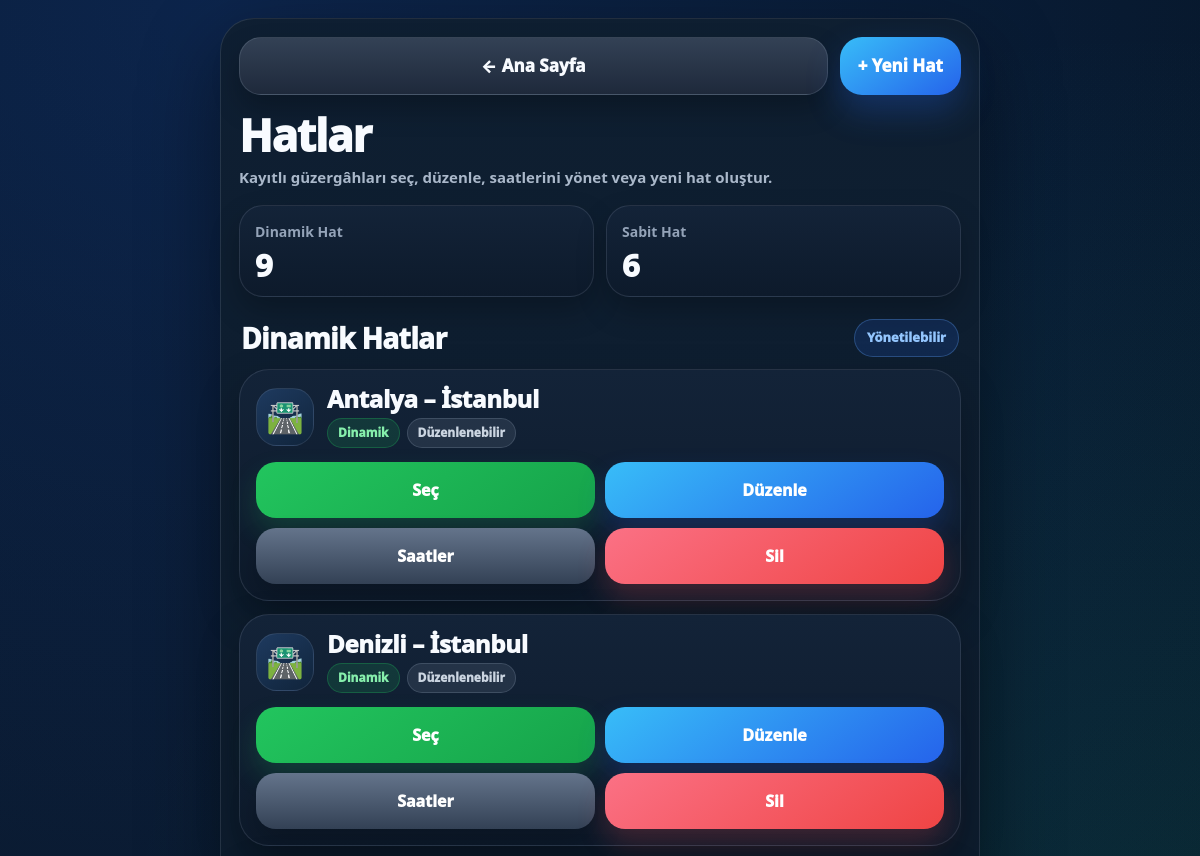
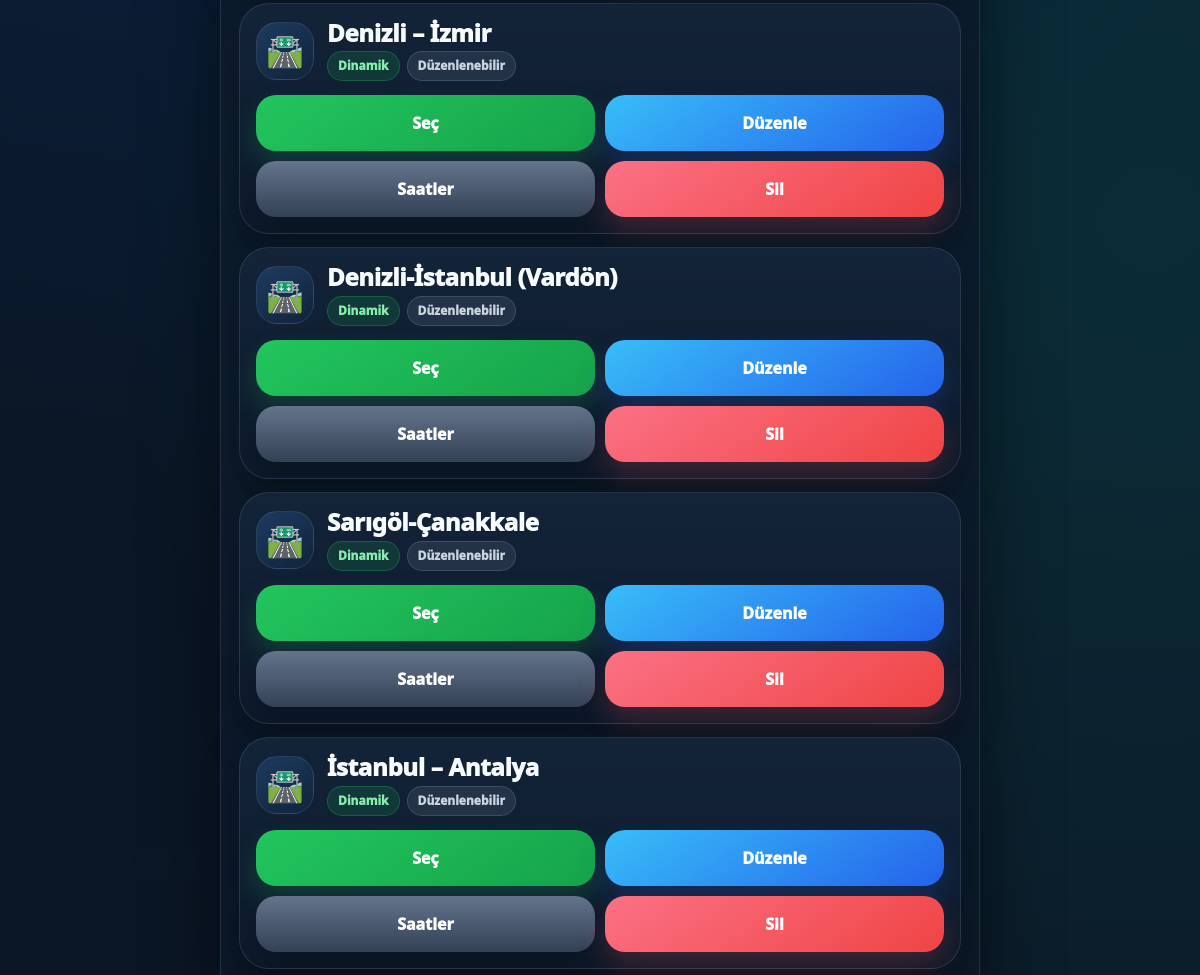
The page /hatlar (signed in, upper part) on the database as committed earlier (2 pictures, top to bottom).
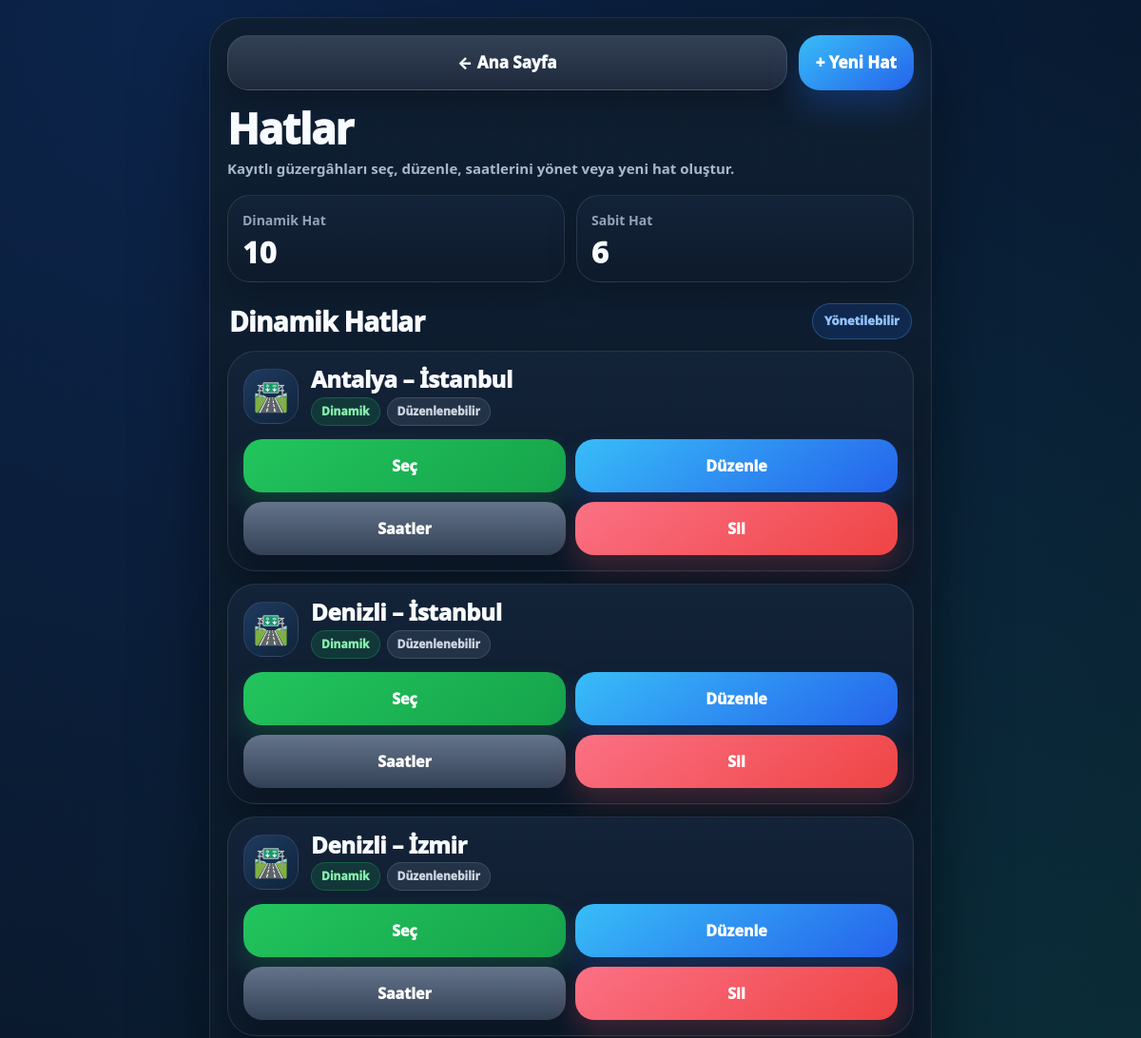
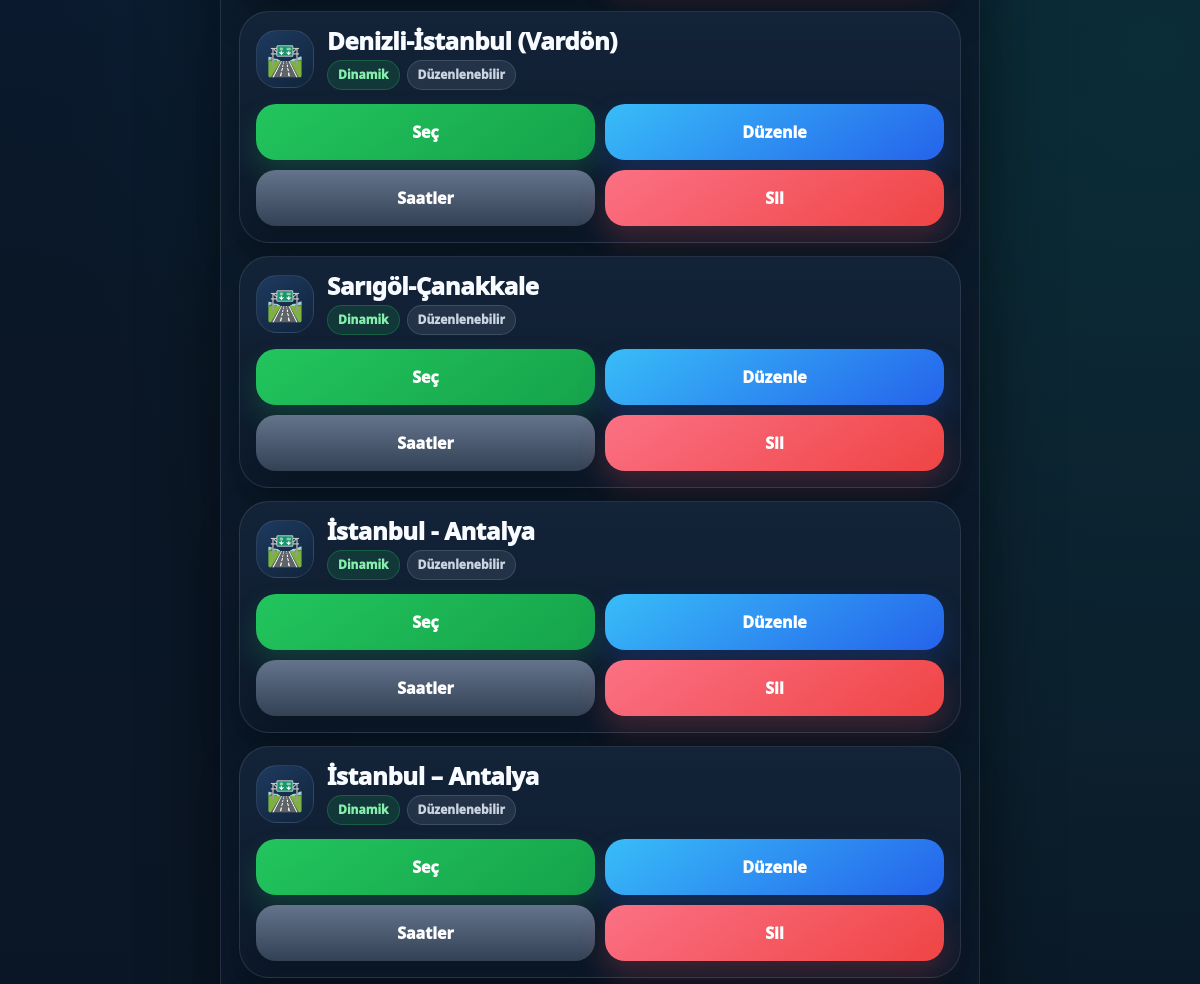
The same page on the database as committed later (2 pictures, top to bottom).
### tables this page shows
CREATE TABLE routes(
            id INTEGER PRIMARY KEY,
            name TEXT UNIQUE,
            stops TEXT           -- JSON list (["Durak1","Durak2",...])
        );

### modules/routes_panel.py (the view)
    def routes_list():
        db = get_db()
        rows = db.execute("SELECT id, name FROM routes ORDER BY name").fetchall()
        db_names = {r["name"] for r in rows}
        builtin_routes = []
        for name in ROUTE_STOPS.keys():
            builtin_routes.append({
                "name": name,
                "overridden": name in db_names,
                "edit_url": url_for("builtin_route_edit", name=name),
            })
        return render_template("routes_list.html", routes=rows, builtin_routes=builtin_routes)

### app.py (called while the page is built)
def ensure_admin_profile_table(db):
    db.execute("""
        CREATE TABLE IF NOT EXISTS admin_profile(
            id INTEGER PRIMARY KEY CHECK(id=1),
            full_name TEXT NOT NULL DEFAULT '',
            phone TEXT NOT NULL DEFAULT '',
            photo_path TEXT NOT NULL DEFAULT '',
            created_at TEXT NOT NULL DEFAULT (datetime('now','localtime')),
            updated_at TEXT NOT NULL DEFAULT (datetime('now','localtime'))
        )
    """)

def get_admin_profile():
    db = get_db()
    ensure_admin_profile_table(db)
    row = db.execute("""
        SELECT id, full_name, phone, photo_path, created_at, updated_at
        FROM admin_profile
        WHERE id=1
    """).fetchone()
    if not row:
        return None
    return {
        "id": row["id"],
        "full_name": row["full_name"] or "",
        "phone": row["phone"] or "",
        "photo_path": row["photo_path"] or "",
        "created_at": row["created_at"],
        "updated_at": row["updated_at"],
    }

def admin_profile_exists():
    prof = get_admin_profile()
    return bool(prof and prof.get("full_name"))

@app.context_processor
def inject_admin_profile():
    try:
        return {"admin_profile": get_admin_profile()}
    except Exception:
        return {"admin_profile": None}

def get_db() -> sqlite3.Connection:
    if "db" not in g:
        g.db = sqlite3.connect(DB_PATH)
        g.db.row_factory = sqlite3.Row
        g.db.execute("PRAGMA foreign_keys=ON;")
        g.db.execute("PRAGMA journal_mode=WAL;")
    return g.db

def settings_get(key: str, default=None):
    row = get_db().execute("SELECT value FROM settings WHERE key=?", (key,)).fetchone()
    if not row:
        return default
    raw = row["value"]
    try:
        return json.loads(raw)
    except Exception:
        return raw

def get_active_trip() -> Optional[int]:
    row = get_db().execute("SELECT active_trip_id FROM app_state WHERE id=1").fetchone()
    return row["active_trip_id"] if row else None

def get_active_trip_row():
    tid = get_active_trip()
    if not tid:
        return None
    return get_db().execute("SELECT * FROM trips WHERE id=?", (tid,)).fetchone()

def issue_csrf() -> str:
    token = secrets.token_urlsafe(32)
    session["csrf_token"] = token
    return token

def get_csrf() -> str:
    tok = session.get("csrf_token")
    if not tok:
        tok = issue_csrf()
    return tok

def is_excluded_path(path: str) -> bool:
    return any(path == x or path.startswith(x + "/") for x in EXCLUDE_PREFIXES)

### templates/routes_list.html (shortened to what this page needs)
{% extends "base.html" %}
{% block content %}
<link rel="stylesheet" href="/static/style.css">
<main class="routes-shell">
  <div class="routes-top">
    <a class="top-btn home" href="{{ url_for('index') }}">← Ana Sayfa</a>
    <a class="top-btn new" href="{{ url_for('add_route') }}">+ Yeni Hat</a>
  </div>
  <section class="routes-hero">
    <h1>Hatlar</h1>
    <p>Kayıtlı güzergâhları seç, düzenle, saatlerini yönet veya yeni hat oluştur.</p>
  </section>
  <section class="summary-grid">
    <div class="summary-card">
      <div class="summary-label">Dinamik Hat</div>
      <div class="summary-value">{{ routes|length }}</div>
    </div>
    <div class="summary-card">
      <div class="summary-label">Sabit Hat</div>
      <div class="summary-value">{{ builtin_routes|length }}</div>
    </div>
  </section>
  <div class="section-head">
    <h2>Dinamik Hatlar</h2>
    <span class="section-pill">Yönetilebilir</span>
  </div>
  <section class="routes-list">
    {% for r in routes %}
      <article class="route-card">
        <div class="route-main">
          <div class="route-icon">🛣️</div>
          <div>
            <div class="route-name">{{ r.name }}</div>
            <div class="route-sub">
              <span class="badge dynamic">Dinamik</span>
              <span class="badge fixed">Düzenlenebilir</span>
            </div>
          </div>
        </div>
        <div class="route-actions dynamic-actions">
          <button class="action-btn select" type="button" onclick="setRoute({{ r.name | tojson }})">Seç</button>
          <a class="action-link edit" href="{{ url_for('route_edit', rid=r.id) }}">Düzenle</a>
          <a class="action-link time" href="{{ url_for('route_schedule_edit', rid=r.id) }}">Saatler</a>
          <form class="delete-form" method="post" action="{{ url_for('route_delete', rid=r.id) }}"
                onsubmit="return confirm('Bu hattı silmek istiyor musun?')">
            <button class="action-btn delete" type="submit">Sil</button>
          </form>
        </div>
      </article>
    {% else %}
      <div class="empty-card">
        Henüz kayıtlı dinamik hat yok. “+ Yeni Hat” ile ilk hattını oluşturabilirsin.
      </div>
    {% endfor %}
  </section>
</main>
{% endblock %}

### templates/base.html (shortened to what this page needs)
<!doctype html>
<html lang="tr">
<head>
  <link rel="stylesheet" href="{{ url_for('static', filename='vendor/bootstrap/bootstrap.min.css') }}">
  <link rel="stylesheet" href="{{ url_for('static', filename='vendor/icons.css') }}">
  <link rel="stylesheet" href="{{ url_for('static', filename='css/style.css', v='3') }}">
</head>
<body>
  {% block content %}{% endblock %}
</body>
</html>

### templates/routes_list.html (style rules this page uses)
* { box-sizing:border-box; -webkit-tap-highlight-color:transparent; }
body { background: radial-gradient(circle at 18% 0%, rgba(37,99,235,.20), transparent 34%), radial-gradient(circle at 96% 28%, rgba(20,184,166,.14), transparent 35%), linear-gradient(180deg,#061524,#0b1726 45%,#08111d) !important; color:#eaf2ff; font-family:system-ui,-apple-system,"Segoe UI",Roboto,Arial,sans-serif; }
.routes-shell { width:min(94vw,760px); margin:18px auto 34px; padding:18px; border-radius:34px; background:linear-gradient(180deg,rgba(15,31,49,.96),rgba(8,20,34,.96)); border:1px solid rgba(148,163,184,.18); box-shadow:0 28px 80px rgba(0,0,0,.42); }
.routes-top { display:grid; grid-template-columns:1fr auto; gap:12px; align-items:center; margin-bottom:18px; }
.top-btn { min-height:58px; border-radius:22px; padding:0 18px; display:flex; align-items:center; justify-content:center; text-decoration:none; border:1px solid rgba(148,163,184,.22); color:#f8fbff; font-size:17px; font-weight:950; box-shadow:0 14px 28px rgba(0,0,0,.24); }
.top-btn.home { background:linear-gradient(180deg,#334155,#1e293b); }
.top-btn.new { background:linear-gradient(145deg,#38bdf8,#2563eb); border:0; color:#fff; box-shadow:0 16px 34px rgba(37,99,235,.28); }
.routes-hero { margin-bottom:18px; }
.routes-hero h1 { margin:0; color:#f8fbff; font-size:44px; line-height:1; font-weight:950; letter-spacing:-1.2px; }
.routes-hero p { margin:10px 0 0; color:#aab8ca; font-size:15px; line-height:1.35; font-weight:800; }
.summary-grid { display:grid; grid-template-columns:1fr 1fr; gap:12px; margin-bottom:18px; }
.summary-card { min-height:88px; border-radius:24px; padding:15px; background:linear-gradient(180deg,#132338,#0d1a2b); border:1px solid rgba(148,163,184,.18); box-shadow:0 14px 30px rgba(0,0,0,.24); }
.summary-label { color:#94a3b8; font-size:14px; font-weight:900; }
.summary-value { margin-top:8px; color:#f8fbff; font-size:31px; line-height:1; font-weight:950; }
.section-head { display:flex; align-items:center; justify-content:space-between; gap:10px; margin:22px 2px 12px; }
.section-head h2 { margin:0; color:#f8fbff; font-size:28px; line-height:1; font-weight:950; letter-spacing:-.6px; }
.section-pill { padding:8px 12px; border-radius:999px; background:rgba(37,99,235,.16); border:1px solid rgba(96,165,250,.30); color:#93c5fd; font-size:13px; font-weight:950; white-space:nowrap; }
.routes-list { display:grid; gap:13px; }
.route-card { border-radius:30px; padding:16px; background:linear-gradient(180deg,#132338,#0d1a2b); border:1px solid rgba(148,163,184,.18); box-shadow:0 18px 42px rgba(0,0,0,.28); }
.route-main { display:grid; grid-template-columns:58px 1fr; gap:13px; align-items:center; margin-bottom:14px; }
.route-icon { width:58px; height:58px; border-radius:21px; display:grid; place-items:center; background:linear-gradient(145deg,#1e3a5f,#10243b); border:1px solid rgba(148,163,184,.18); font-size:30px; }
.route-name { color:#f8fbff; font-size:24px; line-height:1.08; font-weight:950; letter-spacing:-.3px; word-break:break-word; }
.route-sub { margin-top:6px; display:flex; flex-wrap:wrap; gap:7px; align-items:center; }
.badge { display:inline-flex; align-items:center; min-height:30px; padding:0 10px; border-radius:999px; font-size:12px; font-weight:950; }
.badge.dynamic { background:rgba(34,197,94,.14); border:1px solid rgba(34,197,94,.28); color:#86efac; }
.badge.fixed { background:rgba(148,163,184,.14); border:1px solid rgba(148,163,184,.24); color:#cbd5e1; }
.route-actions { display:grid; gap:10px; }
.route-actions.dynamic-actions { grid-template-columns:1fr 1fr; }
.action-link, .action-btn { width:100%; min-height:56px; border:0; border-radius:20px; padding:0 12px; display:flex; align-items:center; justify-content:center; text-align:center; text-decoration:none; font-family:inherit; font-size:16px; font-weight:950; line-height:1; cursor:pointer; color:#fff; }
.action-link.select, .action-btn.select { background:linear-gradient(145deg,#22c55e,#16a34a); box-shadow:0 14px 28px rgba(34,197,94,.20); }
.action-link.edit { background:linear-gradient(145deg,#38bdf8,#2563eb); box-shadow:0 14px 28px rgba(37,99,235,.22); }
.action-link.time { background:linear-gradient(180deg,#64748b,#334155); box-shadow:0 14px 28px rgba(0,0,0,.20); }
.action-btn.delete { background:linear-gradient(145deg,#fb7185,#ef4444); box-shadow:0 14px 28px rgba(239,68,68,.22); }
.delete-form { margin:0; width:100%; }

Rows that differ between the two databases and show on the page:
added routes: name "İstanbul - Antalya"
Other text that changed with them:
{{ routes|length }}: "9" → "10"
